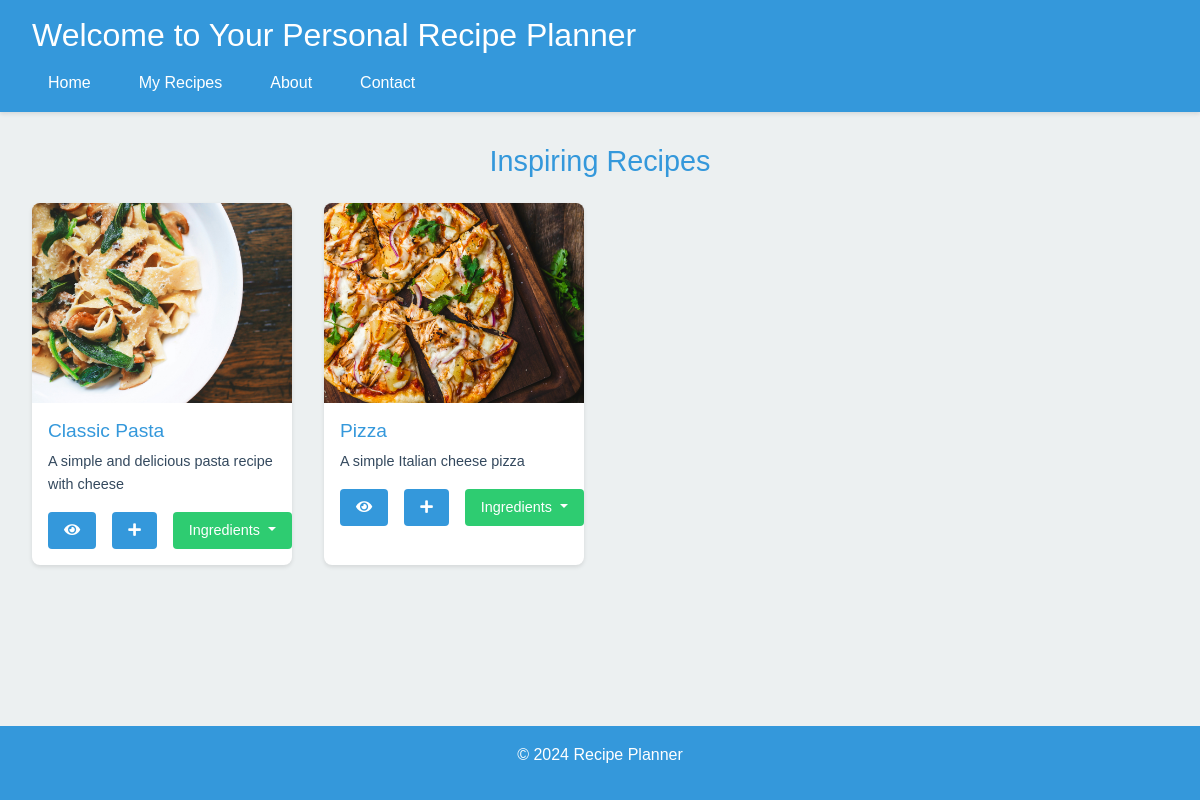
Before: / with the older database file.
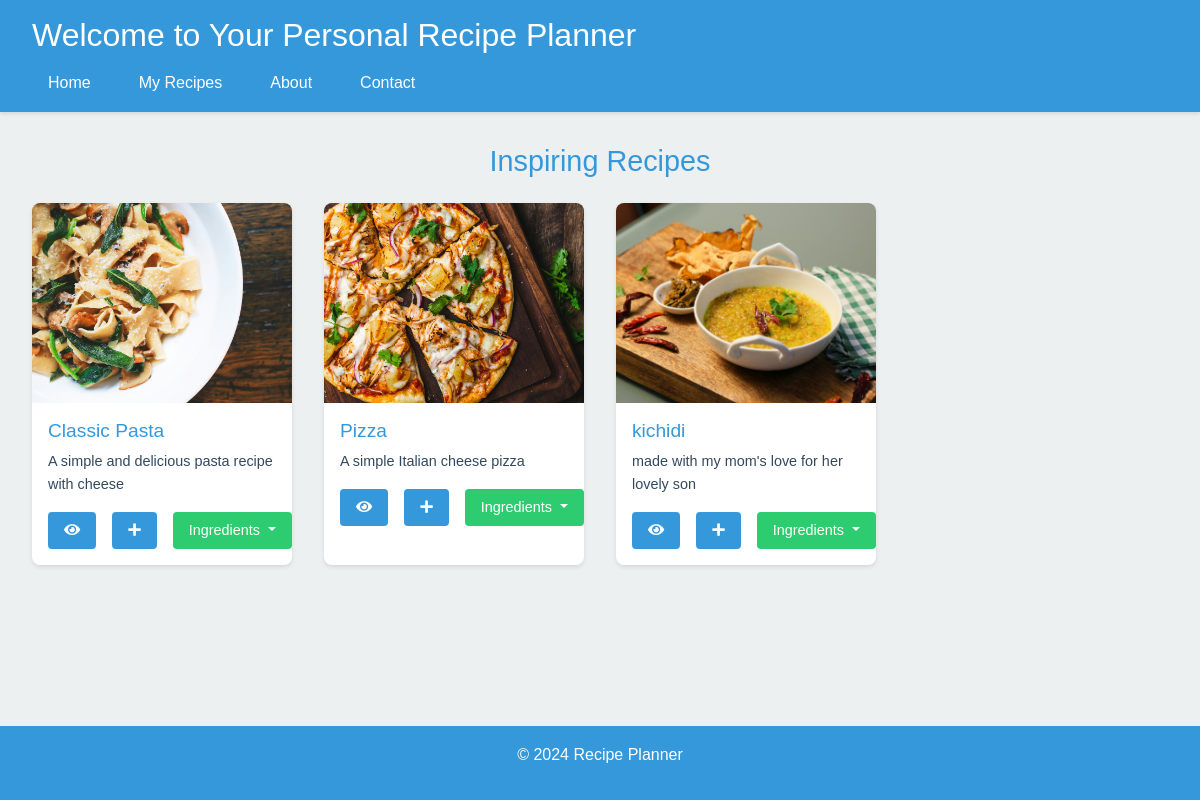
After: the same page with the newer database file.
### recipes/models.py (models this page shows, shortened)
class Recipe(models.Model):
    name = models.CharField(max_length=200)
    description = models.TextField()
    image = models.ImageField(upload_to='recipes/')
    rating = models.DecimalField(max_digits=3, decimal_places=2)
    is_inspiring = models.BooleanField(default=False)
    ingredients = models.TextField()

### recipes/views.py (the view)
# urls.py: 2. Add a URL to urlpatterns:  path('', views.home, name='home')
def home(request):
    inspiring_recipes = Recipe.objects.all()[:6]
    for recipe in inspiring_recipes:
        recipe.ingredients_list = recipe.ingredients.split(',')
    context = {
        'inspiring_recipes': inspiring_recipes,
    }
    return render(request, 'home.html', context)

### recipes/templates/home.html (shortened to what this page needs)
{% extends "base.html" %}
{% load static %}
{% block content %}
<section id="inspiring-recipes">
    <h2>Inspiring Recipes</h2>
    <div class="recipe-grid">
        {% for recipe in inspiring_recipes %}
        <div class="recipe-card">
            <img src="{{ recipe.image.url }}" alt="{{ recipe.name }}">
            <div class="recipe-card-content">
                <h3>{{ recipe.name }}</h3>
                <p>{{ recipe.description|truncatewords:20 }}</p>
                <div class="recipe-card-actions">
                    <a href="{% url 'recipe_detail' recipe.id %}" class="btn btn-primary" title="View Recipe">
                        <i class="fas fa-eye"></i>
                    </a>
                    <a href="{% url 'add_to_my_recipes' recipe.id %}" class="btn btn-success" title="Add to My Recipes">
                        <i class="fas fa-plus"></i>
                    </a>
                    <div class="dropdown">
                        <button class="btn btn-secondary dropdown-toggle" type="button" id="ingredientsDropdown-{{ recipe.id }}"
                            data-bs-toggle="dropdown" aria-expanded="false">
                            Ingredients
                        </button>
                    </div>
                </div>
            </div>
        </div>
        {% endfor %}
    </div>
</section>
{% endblock %}

### recipes/templates/base.html (shortened to what this page needs)
{% load static %}
<!DOCTYPE html>
<html lang="en">
<head>
    <link href="https://cdn.jsdelivr.net/npm/bootstrap@5.1.3/dist/css/bootstrap.min.css" rel="stylesheet">
    <link rel="stylesheet" href="https://cdnjs.cloudflare.com/ajax/libs/font-awesome/5.15.3/css/all.min.css">
    <link rel="stylesheet" href="{% static 'css/styles.css' %}">
</head>
<body>
    <header>
        <h1>Welcome to Your Personal Recipe Planner</h1>
        <nav>
            <ul>
                <li><a href="{% url 'home' %}">Home</a></li>
                <li><a href="{% url 'my_recipes' %}">My Recipes</a></li>
                <li><a href="#">About</a></li>
                <li><a href="#">Contact</a></li>
            </ul>
        </nav>
    </header>
    <main>
        {% block content %}
        {% endblock %}
    </main>
    <footer>
        <p>&copy; 2024 Recipe Planner</p>
    </footer>
</body>
</html>

### recipes/static/css/styles.css (style rules this page uses)
:root { --primary-color: #3498db; --secondary-color: #2ecc71; --accent-color: #e74c3c; --background-color: #ecf0f1; --text-color: #34495e; --card-background: #ffffff; --card-shadow: 0 2px 4px rgba(0, 0, 0, 0.1); }
body { font-family: 'Arial', sans-serif; background-color: var(--background-color); color: var(--text-color); margin: 0; padding: 0; display: flex; flex-direction: column; min-height: 100vh; line-height: 1.6; }
header { background-color: var(--primary-color); color: white; padding: 1rem 2rem; box-shadow: 0 2px 4px rgba(0, 0, 0, 0.1); }
h1 { margin: 0; font-size: 2rem; }
nav ul { list-style-type: none; padding: 0; margin: 1rem 0 0; display: flex; }
nav ul li { margin-right: 1rem; }
nav ul li a { color: white; text-decoration: none; padding: 0.5rem 1rem; border-radius: 4px; transition: background-color 0.3s; }
main { flex: 1; padding: 2rem; max-width: 1200px; margin: 0 auto; width: 100%; box-sizing: border-box; }
#inspiring-recipes { margin-bottom: 3rem; }
h2 { font-size: 1.8rem; color: var(--primary-color); margin-bottom: 1.5rem; text-align: center; }
.recipe-grid { display: grid; grid-template-columns: repeat(auto-fill, minmax(250px, 1fr)); gap: 2rem; }
.recipe-card { background-color: var(--card-background); border-radius: 8px; overflow: hidden; box-shadow: var(--card-shadow); transition: transform 0.3s ease, box-shadow 0.3s ease; }
.recipe-card img { width: 100%; height: 200px; object-fit: cover; }
.recipe-card-content { padding: 1rem; }
.recipe-card h3 { font-size: 1.2rem; margin: 0 0 0.5rem; color: var(--primary-color); }
.recipe-card p { font-size: 0.9rem; margin: 0 0 1rem; color: var(--text-color); }
.recipe-card-actions { display: flex; justify-content: space-between; gap: 1rem; }
.recipe-card a, .recipe-card button { flex: 1; padding: 0.5rem 1rem; text-align: center; background-color: var(--secondary-color); color: white; text-decoration: none; border: none; border-radius: 4px; font-size: 0.9rem; cursor: pointer; transition: background-color 0.3s ease; }
.recipe-card a { background-color: var(--primary-color); }
footer { background-color: var(--primary-color); color: white; text-align: center; padding: 1rem; margin-top: auto; }

Changed rows visible on the page:
added Recipe: image (picture), name "kichidi", description "made with my mom's love for her lovely son"
